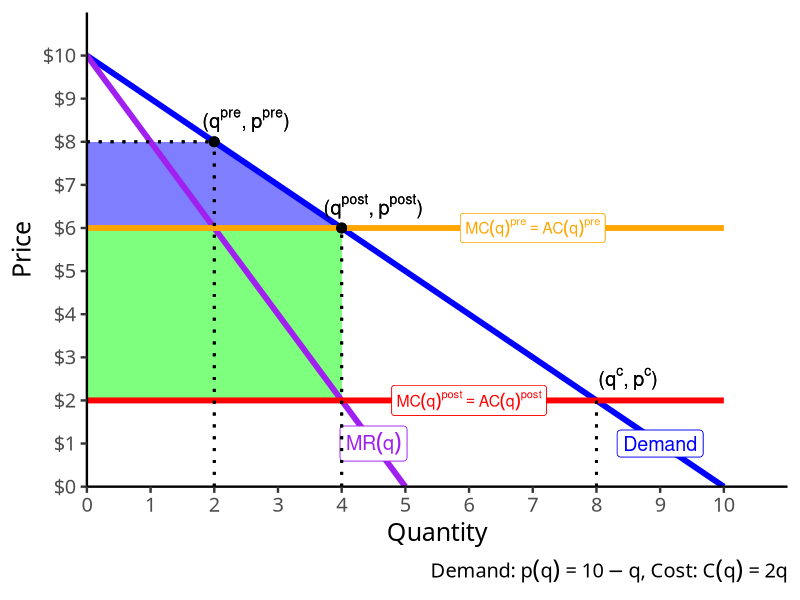

Reproduce this figure in R.
## ---- chunk 1
options(htmltools.dir.version = FALSE)
knitr::opts_chunk$set(echo = F,
                      warning = F,
                      message = F,
                      fig.retina = 3,
                      fig.align = "center")
library("tidyverse")
library("ggrepel")

theme_slides <- theme_light() + 
  theme(
    text = element_text(family = "Fira Sans", size = 24)
  )

## ---- chunk 2
mc<-function(x){2}
demand<-function(x){10-x}
mr<-function(x){10-2*x}

CS_post<-tibble(x=c(2,2,4),
           y=c(8,6,6))

mc<-function(x){2}
mc_x<-function(x){6}
dwl_x<-tibble(x=c(6,6,8),
           y=c(4,2,2))

ggplot(data.frame(x=c(0,10)), aes(x=x))+
  
  # surpluses
  geom_rect(xmin=0,xmax=4,ymin=2,ymax=6,fill="green", alpha=0.3)+ #profit
  geom_rect(xmin=0,xmax=2,ymin=6,ymax=8,fill="blue", alpha=0.3)+ #profit
  geom_polygon(data=CS_post, aes(x=x,y=y), fill="blue",alpha=0.5)+ #dwl
  # lines 
  stat_function(fun=demand, geom="line", size=2, color = "blue")+
    geom_label(aes(x=9,y=demand(9)), color = "blue", label="Demand", size = 5)+
  stat_function(fun=mr, geom="line", size=2, color = "purple")+
    geom_label(aes(x=4.5,y=mr(4.5)), color = "purple", label=expression(MR(q)), size = 5)+
  stat_function(fun=mc, geom="line", size=2, color = "red")+
    geom_label(aes(x=6,y=mc(6)), color = "red", label=expression(MC(q)^{post}==AC(q)^{post}), size = 4)+
  stat_function(fun=mc_x, geom="line", size=2, color = "orange")+
    geom_label(aes(x=7,y=mc_x(7)), color = "orange", label=expression(MC(q)^{pre}==AC(q)^{pre}), size = 4)+
  # optimal dots
  geom_segment(x=0, xend=2, y=8, yend=8, size=1, linetype="dotted")+
  geom_segment(x=8, xend=8, y=0, yend=2, size=1, linetype="dotted")+
  geom_segment(x=4, xend=4, y=0, yend=6, size=1, linetype="dotted")+
  
  # x-eff
  geom_segment(x=2, xend=2, y=0, yend=8, size=1, linetype="dotted")+
  geom_point(x=2,y=8, size=3)+
  geom_text(x=2.5,y=8.5,label=expression(paste("(",q^{pre},", ",p^{pre},")")), size=5)+

  geom_point(x=4,y=6, size=3)+
  geom_text(x=4.5,y=6.5,label=expression(paste("(",q^{post},", ",p^{post},")")), size=5)+
    geom_text(x=8.5,y=2.5,label=expression(paste("(",q^c,", ",p^c,")")), size=5)+
    scale_x_continuous(breaks=seq(0,10,1),
                     limits=c(0,10),
                     expand=expand_scale(mult=c(0,0.1)))+
  scale_y_continuous(breaks=seq(0,10,1),
                     limits=c(0,10),
                     labels=scales::dollar,                   
                     expand=expand_scale(mult=c(0,0.1)))+
  guides(fill=F)+
  labs(x = "Quantity",
       y = "Price",
       caption = expression(paste("Demand: ", p(q)==10-q, ", Cost: ", C(q)==2*q)))+
  theme_classic(base_family = "Fira Sans Condensed", base_size=18)

